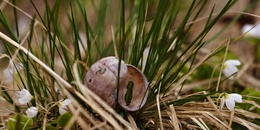
%> input picture Codec .JKS/Wiosna-winniczka.jpg, 260 x 130 px, shrunk from 2048 x 1024 before the run
$ octave Skowron_Kodek.m   (GNU Octave 9; MATLAB toolbox functions it lacks are replaced by stand-ins)
%> lines starting %> are read from the running program, lines starting %| are printed output that depends on the picture
### Codec .JKS/DCT_with_quantization.m
function [result] = DCT_with_quantization(colour, quantization_table)

% dzielenie bloków na 8x8 pikseli
% przeprowadzanie na nich DCT
colour = blkproc(colour, [8 8], 'dct2(x)');

% określanie ile będzie takich bloków i zaokrąglenie tej liczby w górę
colour = blkproc(colour, [8 8], 'round(x./P1)', quantization_table);

colour = colour + 128.0;

% zwracana jest skwantowana macierz
result = colour;

end

### Codec .JKS/make_dict.m
function result = huffmanenco(colour)

[M, N] = size(colour);

I = floor(colour(:));
P = zeros(1, 256);

for i = 0:255
     P(i + 1) = length(find(I == i))/(M * N);
end

k = 0:255;

result = huffmandict(k, P);

end

### Codec .JKS/Skowron_Kodek.m
clear;


org = imread('Wiosna-winniczka.jpg');
%> org is the input picture: size 130x260x3 uint8; mean R, G, B 104.6, 90.9, 56.9
[org_row, org_column, org_colour] = size(org);
%> org_row = 130; org_column = 260; org_colour = 3

% transformacja każdego z pikseli z przestrzeni RGB do YCbCr
img_org_ycbcr = rgb2ycbcr(org);
%> img_org_ycbcr: size 130x260x3 uint8; mean of channels 1, 2, 3 94.3, 111.1, 136.4
[row, column, colour] = size(img_org_ycbcr);
%> row = 130; column = 260; colour = 3

%% Dodawanie pustych pikseli, dla uzsykania obrazu podzielnego na bloki 8x8.
all_rows = ceil(row/8) * 8;
%> all_rows = 136
all_columns = ceil(column/8) * 8;
%> all_columns = 264
img_org_ycbcr = imresize(img_org_ycbcr, [all_rows all_columns]);
%> img_org_ycbcr: size 136x264x3 uint8; mean of channels 1, 2, 3 94.3, 111.1, 136.4

%% pobieranie składowych kolorów do przestrzenie YCbCr
Y  = img_org_ycbcr(:, :, 1);
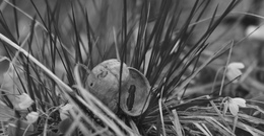
%> Y: size 136x264 uint8; min 12, max 229, mean 94.3
Cb = zeros(all_rows/2, all_columns/2);
Cr = zeros(all_rows/2, all_columns/2);

%% Pobieranie pikseli
for i = 1 : all_rows/2
    % nieparzyste
    for j = 1 : 2 : (all_columns/2) - 1
        Cb(i, j) = double(img_org_ycbcr(i*2 - 1, j*2 - 1, 2));
        Cr(i, j) = double(img_org_ycbcr(i*2 - 1, j*2 + 1, 3));
    end
    % parzyste
    for j = 2 : 2 : (all_columns/2)
        Cb(i, j) = double(img_org_ycbcr(i*2 - 1, j*2 - 2, 2));
        Cr(i, j) = double(img_org_ycbcr(i*2 - 1, j*2,     3));
    end
end
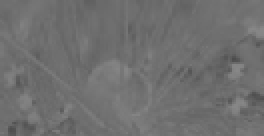
%> Cb: size 68x132 double (shown 2 times larger); min 76, max 136, mean 111.1
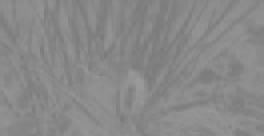
%> Cr: size 68x132 double (shown 2 times larger); min 122, max 154, mean 136.4

% Transformata Anscombea
%img_ans = Anscombe(img_org_ycbcr);


% tabela kwantyzacji luminancji, czyli Y
luminance = [ 16,  11,  10,  16,   24,   40, 51,  61;
    12,  12,  14,  19,   26,   58,   60,   55;
    14,  13,  16,  24,   40,   57,   69,   56;
    14,  17,  22,  29,   51,   87,   80,   62;
    18,  22,  37,  56,   68,  109,  103,   77;
    24,  35,  55,  64,   81,  104,  113,   92;
    49,  64,  78,  87,  103,  121,  120,  101;
    72,  92,  95,  98,  112, 100,  103,    99; ];

% tabela kwantyzacji chrominancji
chroma = [ 17,  18,  24,  47,  99,  99,  99,  99;
    18,  21,  26,  66,  99,  99,  99,  99;
    24,  26,  56,  99,  99,  99,  99,  99;
    47,  66,  99,  99,  99,  99,  99,  99;
    99,  99,  99,  99,  99,  99,  99,  99;
    99,  99,  99,  99,  99,  99,  99,  99;
    99,  99,  99,  99,  99,  99,  99,  99;
    99,  99,  99,  99,  99,  99,  99,  99; ];

% DCT i kwantyzacja dla trzech kanałów oddzielnie

Y_dct_q  = DCT_with_quantization(Y,  luminance);
%> in DCT_with_quantization, `colour = colour + 128.0;`:
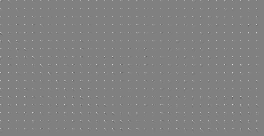
%> colour: size 136x264 double; min 95, max 225, mean 128.7
Cb_dct_q = DCT_with_quantization(Cb, chroma);
%> in DCT_with_quantization (call 2), `colour = blkproc(colour, [8 8], 'dct2(x)');`:
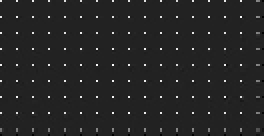
%> colour: size 68x132 double (shown 2 times larger); min -156.9, max 1001.4, mean 14.6; drawn with min black and max white
Cr_dct_q = DCT_with_quantization(Cr, chroma);
%> in DCT_with_quantization (call 3), `colour = blkproc(colour, [8 8], 'round(x./P1)', quantization_table);`:
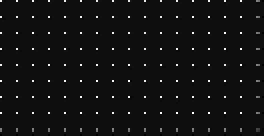
%> colour: size 68x132 double (shown 2 times larger); min -4, max 68, mean 1.1; drawn with min black and max white
%> in DCT_with_quantization (call 3), `colour = colour + 128.0;`:
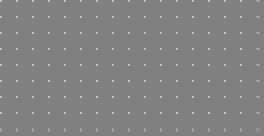
%> colour: size 68x132 double (shown 2 times larger); min 124, max 196, mean 129.1

%% Obliczanie poziomu kompresji
non_zero = nnz(Y_dct_q==128)+ nnz(Cb_dct_q==128) + nnz(Cr_dct_q==128);
%> non_zero = 44792
all_piksels = all_rows*all_columns *2;
%> all_piksels = 71808

most_common_proc = non_zero / (all_rows*all_columns *2) *100
%> most_common_proc = 62.38

% generowanie słownika Huffmana i kodu dla każdej składowej
I1 = floor(Y_dct_q(:));
dicty_Y = make_dict(Y_dct_q);
%> after the loop in huffmanenco, `for i = 0:255`: P = 256 values, max 0.774 at index 129, min 0 at index 1, mean 0.00391
%> in huffmanenco, `result = huffmandict(k, P);`: result = 256 items
%> dicty_Y = 256 items
encoY = huffmanenco(I1, dicty_Y);

I2 = floor(Cb_dct_q(:));
dicty_Cb = make_dict(Cb_dct_q);
%> dicty_Cb = 256 items
encoCb = huffmanenco(I2, dicty_Cb);

I3 = floor(Cr_dct_q(:));
dicty_Cr = make_dict(Cr_dct_q);
%> dicty_Cr = 256 items
encoCr = huffmanenco(I3, dicty_Cr);

% zapis kodu huffmana i słownika do pliku
save('skompresowany.JKS', 'dicty_Y', 'encoY', 'dicty_Cb', 'encoCb', 'dicty_Cr', 'encoCr', '-mat');


%% Dekodowanie

% odczyt kodu huffmana i słowników
odczyt = load('skompresowany.JKS', '-mat');

% dekodowanie kodu Huffmana odczytanego z pliku
%> (the run ends here)

$ run again, with Codec .JKS/Tiger.jpg copied over Codec .JKS/Wiosna-winniczka.jpg
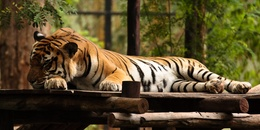
%> input picture Codec .JKS/Tiger.jpg, 260 x 130 px, shrunk from 1024 x 512 before the run
%> org is the input picture: size 130x260x3 uint8; mean R, G, B 87.4, 74.9, 43.3
%> after the loop `for i = 1 : all_rows/2`:
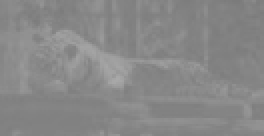
%> Cr: size 68x132 double (shown 2 times larger); min 123, max 169, mean 135.8
%> in DCT_with_quantization (call 3), `colour = blkproc(colour, [8 8], 'round(x./P1)', quantization_table);`:
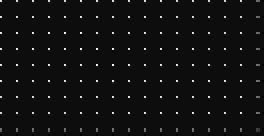
%> colour: size 68x132 double (shown 2 times larger); min -4, max 74, mean 1.1; drawn with min black and max white
%> non_zero = 45432
%> most_common_proc = 63.27
%> after the loop in huffmanenco, `for i = 0:255`: P = 256 values, max 0.793 at index 129, min 0 at index 1, mean 0.00391
%> result = 256 items

$ run again, with Codec .JKS/nature.jpg copied over Codec .JKS/Wiosna-winniczka.jpg
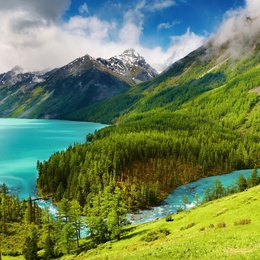
%> input picture Codec .JKS/nature.jpg, 260 x 260 px, shrunk from 1024 x 1024 before the run
%> org is the input picture: size 260x260x3 uint8; mean R, G, B 105.9, 130.5, 87.8
%> after the loop `for i = 1 : all_rows/2`:
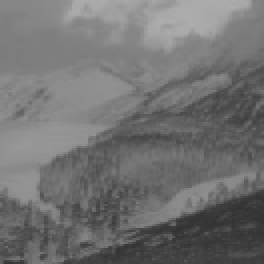
%> Cb: size 132x132 double (shown 2 times larger); min 50, max 174, mean 113.2
%> in DCT_with_quantization (call 2), `colour = colour + 128.0;`:
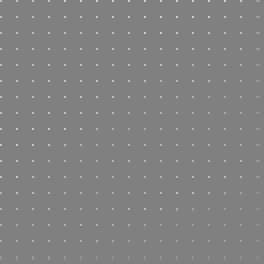
%> colour: size 132x132 double (shown 2 times larger); min 122, max 208, mean 128.9
%> non_zero = 89485
%> most_common_proc = 64.2
%> after the loop in huffmanenco, `for i = 0:255`: P = 256 values, max 0.812 at index 129, min 0 at index 1, mean 0.00391
%> result = 256 items

$ run again, with Codec .JKS/sample.bmp saved as Codec .JKS/Wiosna-winniczka.jpg
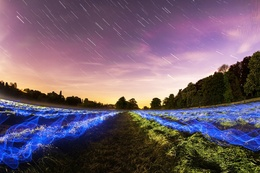
%> input picture Codec .JKS/sample.bmp, 260 x 173 px, shrunk from 1280 x 853 before the run
%> org is the input picture: size 173x260x3 uint8; mean R, G, B 111.9, 92.8, 110.2
%> in DCT_with_quantization (call 2), `colour = colour + 128.0;`:
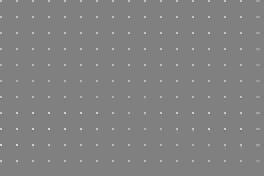
%> colour: size 88x132 double (shown 2 times larger); min 118, max 217, mean 129
%> non_zero = 61732
%> most_common_proc = 66.43
%> after the loop in huffmanenco, `for i = 0:255`: P = 256 values, max 0.852 at index 129, min 0 at index 1, mean 0.00391
%> result = 256 items
